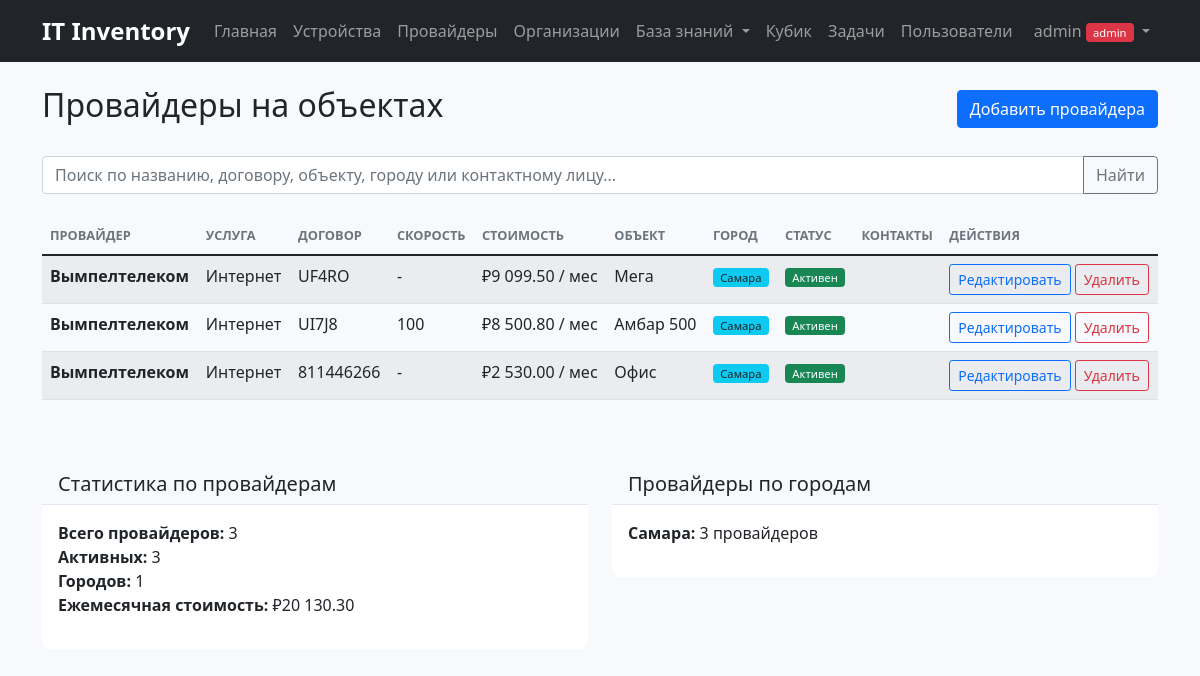
Before: /providers (signed in) with the older database file.
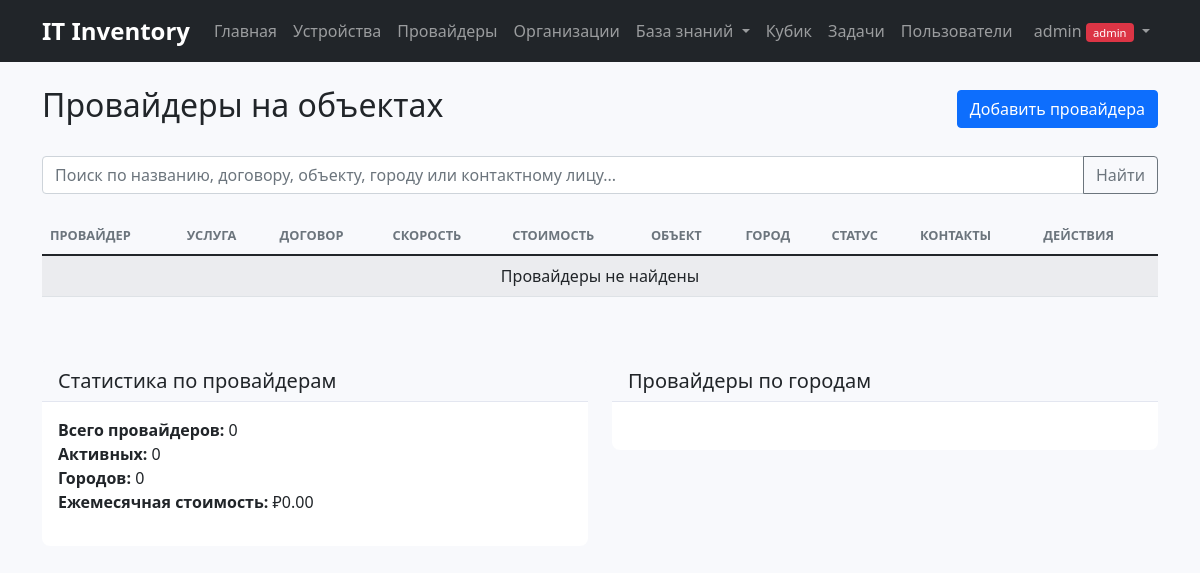
After: the same page with the newer database file.
### tables this page shows
CREATE TABLE providers (
            id INTEGER PRIMARY KEY AUTOINCREMENT,
            name TEXT NOT NULL,
            service_type TEXT NOT NULL,
            contract_number TEXT,
            contract_date DATE,
            ip_range TEXT,
            speed TEXT,
            price DECIMAL(10,2),
            contact_person TEXT,
            phone TEXT,
            email TEXT,
            object_location TEXT NOT NULL,
            city TEXT NOT NULL DEFAULT 'Не указан',
            status TEXT NOT NULL,
            notes TEXT,
            created_at TIMESTAMP DEFAULT CURRENT_TIMESTAMP
        );

### app.py (the view)
@app.route('/providers')
@login_required
def providers():
    db = get_db()
    providers_list = db.execute('''
        SELECT * FROM providers
        ORDER BY created_at DESC
    ''').fetchall()
    return render_template('providers.html', providers=providers_list)

### database.py (called while the page is built)
def get_db():
    conn = sqlite3.connect('it_inventory.db')
    conn.row_factory = sqlite3.Row
    return conn

### requirements.py (called while the page is built)
def login_required(f):
    @wraps(f)
    def decorated_function(*args, **kwargs):
        if not session.get('logged_in'):
            flash('Пожалуйста, войдите в систему', 'error')
            return redirect(url_for('users.login'))
        return f(*args, **kwargs)
    return decorated_function

### templates/providers.html (shortened to what this page needs)
{% extends "base.html" %}
{% block content %}
<div class="d-flex justify-content-between align-items-center mb-4">
    <h2>Провайдеры на объектах</h2>
    {% if session.role == 'admin' %}
        <a href="{{ url_for('add_provider') }}" class="btn btn-primary">Добавить провайдера</a>
    {% endif %}
</div>
<form method="GET" action="{{ url_for('provider_search') }}" class="mb-4">
    <div class="input-group">
        <input type="text" name="q" class="form-control" placeholder="Поиск по названию, договору, объекту, городу или контактному лицу..."
               value="{{ search_query or '' }}">
        <button class="btn btn-outline-secondary" type="submit">Найти</button>
    </div>
</form>
<div class="table-responsive">
    <table class="table table-striped">
        <thead>
            <tr>
                <th>Провайдер</th>
                <th>Услуга</th>
                <th>Договор</th>
                <th>Скорость</th>
                <th>Стоимость</th>
                <th>Объект</th>
                <th>Город</th>
                <th>Статус</th>
                <th>Контакты</th>
                {% if session.role == 'admin' %}
                    <th>Действия</th>
                {% endif %}
            </tr>
        </thead>
        <tbody>
            {% for provider in providers %}
            <tr>
                <td>
                    <strong>{{ provider.name }}</strong>
                </td>
                <td>{{ provider.service_type }}</td>
                <td>
                    {% if provider.contract_number %}
                        {{ provider.contract_number }}
                    {% else %}
                        -
                    {% endif %}
                </td>
                <td>{{ provider.speed or '-' }}</td>
                <td>
                    {% if provider.price and provider.price > 0 %}
                        {{ "₽{:,.2f}".format(provider.price).replace(',', ' ') }} / мес
                    {% else %}
                        -
                    {% endif %}
                </td>
                <td>{{ provider.object_location }}</td>
                <td>
                    <span class="badge bg-info text-dark">{{ provider.city }}</span>
                </td>
                <td>
                    <span class="badge
                        {% if provider.status == 'Активен' %}bg-success
                        {% elif provider.status == 'Приостановлен' %}bg-warning
                        {% else %}bg-secondary{% endif %}">
                        {{ provider.status }}
                    </span>
                </td>
                <td>
                </td>
                {% if session.role == 'admin' %}
                    <td>
                        <a href="{{ url_for('edit_provider', provider_id=provider.id) }}" class="btn btn-sm btn-outline-primary">Редактировать</a>
                        <a href="{{ url_for('delete_provider', provider_id=provider.id) }}" class="btn btn-sm btn-outline-danger"
                           onclick="return confirm('Удалить провайдера?')">Удалить</a>
                    </td>
                {% endif %}
            </tr>
            {% else %}
            <tr>
                <td colspan="{% if session.role == 'admin' %}10{% else %}9{% endif %}" class="text-center">Провайдеры не найдены</td>
            </tr>
            {% endfor %}
        </tbody>
    </table>
</div>
<div class="row mt-5">
    <div class="col-md-6">
        <div class="card">
            <div class="card-header">
                <h5 class="card-title mb-0">Статистика по провайдерам</h5>
            </div>
            <div class="card-body">
                <ul class="list-unstyled">
                    <li><strong>Всего провайдеров:</strong> {{ providers|length }}</li>
                    <li><strong>Активных:</strong> {{ providers|selectattr('status', 'equalto', 'Активен')|list|length }}</li>
                    <li><strong>Городов:</strong> {{ providers|map(attribute='city')|unique|list|length }}</li>
                    <li><strong>Ежемесячная стоимость:</strong>
                        {{ "₽{:,.2f}".format(providers|sum(attribute='price')).replace(',', ' ') }}
                    </li>
                </ul>
            </div>
        </div>
    </div>
    <div class="col-md-6">
        <div class="card">
            <div class="card-header">
                <h5 class="card-title mb-0">Провайдеры по городам</h5>
            </div>
            <div class="card-body">
                <ul class="list-unstyled">
                    {% set cities = {} %}
                    {% for provider in providers %}
                        {% if provider.city in cities %}
                            {% set _ = cities.update({provider.city: cities[provider.city] + 1}) %}
                        {% else %}
                            {% set _ = cities.update({provider.city: 1}) %}
                        {% endif %}
                    {% endfor %}
                    {% for city, count in cities.items() %}
                        <li><strong>{{ city }}:</strong> {{ count }} провайдеров</li>
                    {% endfor %}
                </ul>
            </div>
        </div>
    </div>
</div>
{% endblock %}

### templates/base.html (shortened to what this page needs)
<!DOCTYPE html>
<html lang="ru">
<head>
    <link href="https://cdn.jsdelivr.net/npm/bootstrap@5.1.3/dist/css/bootstrap.min.css" rel="stylesheet">
    <link href="{{ url_for('static', filename='style.css') }}" rel="stylesheet">
    <link rel="stylesheet" href="https://cdnjs.cloudflare.com/ajax/libs/font-awesome/6.0.0/css/all.min.css">
</head>
<body>
    <nav class="navbar navbar-expand-lg navbar-dark bg-dark">
        <div class="container">
            <a class="navbar-brand" href="{{ url_for('index') }}">IT Inventory</a>
<div class="navbar-nav me-auto">
    {% if session.logged_in %}
        <a class="nav-link" href="{{ url_for('index') }}">Главная</a>
        <a class="nav-link" href="{{ url_for('devices') }}">Устройства</a>
        <a class="nav-link" href="{{ url_for('providers') }}">Провайдеры</a>
        <li class="nav-item">
    <a class="nav-link {% if request.endpoint == 'organizations' %}active{% endif %}"
       href="{{ url_for('organizations') }}">
        <span>Организации</span>
    </a>
</li>
<li class="nav-item dropdown">
    <a class="nav-link dropdown-toggle" href="#" role="button" data-bs-toggle="dropdown">
        <span>База знаний</span>
    </a>
</li>
        <a class="nav-link" href="{{ url_for('cubes') }}">Кубик</a>
        {% if session.role == 'admin' %}
        <li class="nav-item">
    <a class="nav-link {% if request.endpoint == 'todo' %}active{% endif %}"
       href="{{ url_for('todo') }}">
        <span>Задачи</span>
    </a>
</li>
        <a class="nav-link" href="{{ url_for('users.users') }}">Пользователи</a>
        {% endif %}
    {% endif %}
</div>
<div class="navbar-nav">
                {% if session.logged_in %}
                    <div class="dropdown">
                        <a class="nav-link dropdown-toggle" href="#" role="button" data-bs-toggle="dropdown">
                            {{ session.username }}
                            <span class="badge bg-{% if session.role == 'admin' %}danger{% else %}secondary{% endif %}">
                                {{ session.role }}
                            </span>
                        </a>
                    </div>
                {% else %}
                    <a class="nav-link" href="{{ url_for('users.login') }}">Войти</a>
                {% endif %}
            </div>
        </div>
    </nav>
    <div class="container mt-4">
        {% block content %}{% endblock %}
    </div>
</body>
</html>

### static/style.css (style rules this page uses)
body { background-color: #f8f9fc; font-family: 'Segoe UI', Tahoma, Geneva, Verdana, sans-serif; }
.navbar-brand { font-weight: bold; font-size: 1.5rem; }
.card { border: none; border-radius: 0.5rem; transition: transform 0.2s; }
.card-header { border-bottom: 1px solid #e3e6f0; background-color: #f8f9fc; }
.table th { border-top: none; font-weight: 600; font-size: 0.8rem; text-transform: uppercase; color: #6c757d; }
.badge { font-size: 0.7em; font-weight: 500; }
.dropdown-toggle { cursor: pointer; }
.card { animation: fadeIn 0.5s ease-out; }

Changed rows visible on the page:
removed providers: name "Вымпелтелеком", service_type "Интернет", contract_number "UF4RO", speed "-", price "₽9 099.50", object_location "Мега", city "Самара", status "Активен", count "3"
removed providers: name "Вымпелтелеком", service_type "Интернет", contract_number "UI7J8", speed "100", price "₽8 500.80", object_location "Амбар 500", city "Самара", status "Активен", shown under "Провайдеры на объектах"
removed providers: name "Вымпелтелеком", service_type "Интернет", contract_number "811446266", speed "-", price "₽2 530.00", object_location "Офис", city "Самара", status "Активен", shown under "Провайдеры на объектах"
Other visible differences:
{{ providers|length }}: "3" → "0"
{{ providers|selectattr('status', 'equalto', 'Активен')|list|length }}: "3" → "0"
{{ providers|map(attribute='city')|unique|list|length }}: "1" → "0"
{{ "₽{:,.2f}".format(providers|sum(attribute='price')).replace(',', ' ') }}: "₽20 130.30" → "₽0.00"
text now shown: "Провайдеры не найдены"
